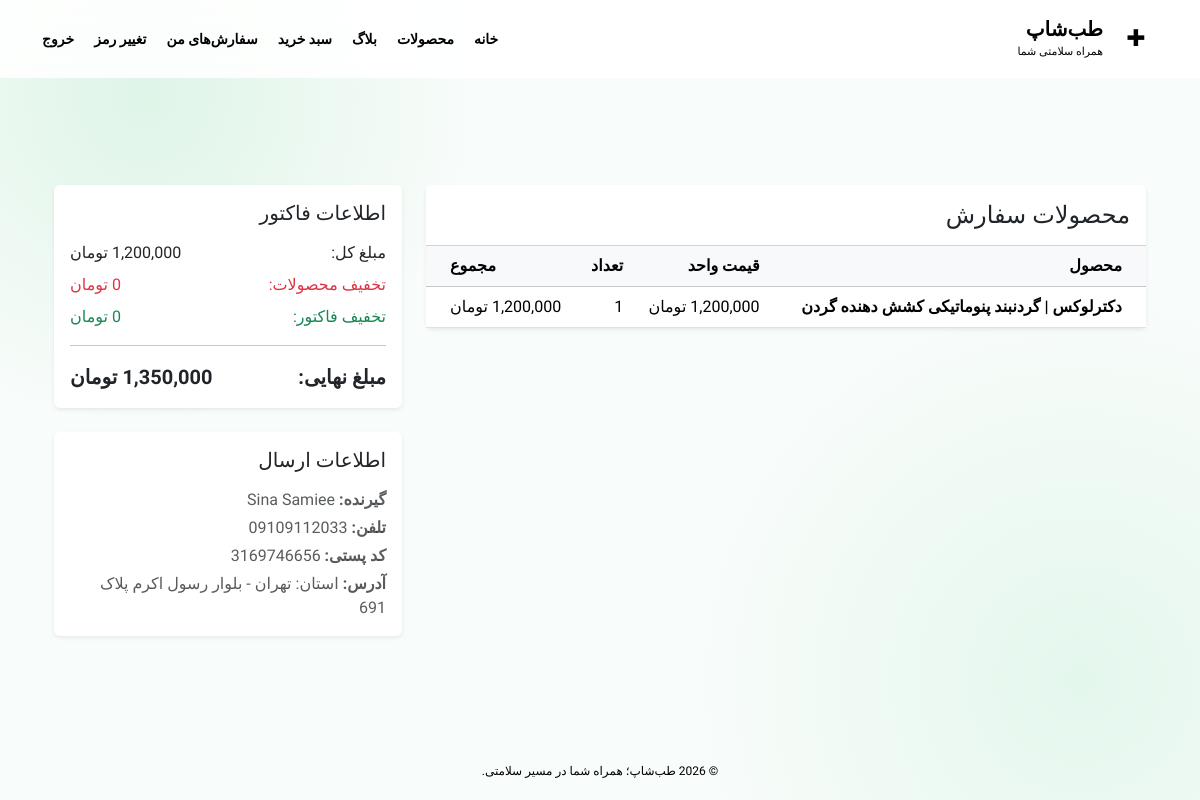
The page /cart/my-orders/25/ (signed in) on the database its author committed.
### apps/cart/models.py (models this page shows, shortened)
class OrderItem(models.Model):
    order = models.ForeignKey(
        Order,
        on_delete=models.CASCADE,
        related_name="items",
        verbose_name="سفارش",
    )
    variant = models.ForeignKey(
        ProductVariant,
        on_delete=models.SET_NULL,
        null=True,
        blank=True,
        related_name="order_items",
        verbose_name="واریانت محصول",
    )
    product = models.ForeignKey(
        Product,
        on_delete=models.SET_NULL,
        null=True,
        blank=True,
        related_name="order_items",
        verbose_name="محصول",
    )
    product_title = models.CharField(
        max_length=255, verbose_name="عنوان محصول در زمان خرید"
    )
    variant_title = models.CharField(
        max_length=255, blank=True, null=True, verbose_name="مشخصه متغیر"
    )
    unit_price = models.DecimalField(
        max_digits=12, decimal_places=0, verbose_name="قیمت واحد"
    )
    quantity = models.PositiveIntegerField(verbose_name="تعداد")
    total_price = models.DecimalField(
        max_digits=12, decimal_places=0, verbose_name="قیمت کل"
    )
    discount_amount = models.DecimalField(
        max_digits=12,
        decimal_places=0,
        default=0,
        verbose_name="تخفیف اعمال شده روی این آیتم",
    )
    class Meta:
        verbose_name = "آیتم سفارش"
        verbose_name_plural = "آیتم‌های سفارش"

class Order(models.Model):
  class OrderStatus(models.TextChoices):
    PENDING = 'pending', 'در انتظار پرداخت'
    PAID = 'paid', 'پرداخت‌شده'
    CANCELLED = 'cancelled', 'لغوشده'
    POSTED = 'posted', 'ارسال‌شده'
  user = models.ForeignKey(
      settings.AUTH_USER_MODEL,
      on_delete=models.PROTECT,
      related_name='orders',
      verbose_name='کاربر',
  )
  status = models.CharField(
      max_length=20,
      choices=OrderStatus.choices,
      default=OrderStatus.PENDING,
      verbose_name='وضعیت سفارش',
  )
  total_price = models.DecimalField(
      max_digits=12, decimal_places=0, verbose_name='مجمع کل (بدون تخفیف)'
  )
  product_discount_amount = models.DecimalField(
      max_digits=12,
      decimal_places=0,
      default=0,
      verbose_name='مجموع تخفیف محصولات',
  )
  shipping_cost = models.DecimalField(max_digits=12, decimal_places=0, default=0, verbose_name="هزینه ارسال")
  cart_discount_amount = models.DecimalField(
      max_digits=12,
      decimal_places=0,
      default=0,
      verbose_name='تخفیف روی کل فاکتور',
  )
  final_price = models.DecimalField(
      max_digits=12, decimal_places=0, verbose_name='مبلغ قابل پرداخت نهایی'
  )
  full_name = models.CharField(max_length=255, verbose_name='نام گیرنده')
  phone = models.CharField(max_length=15, verbose_name='شماره تماس')
  address = models.TextField(verbose_name='آدرس پستی')
  postal_code = models.CharField(max_length=20, verbose_name='کد پستی')
  cart_discount = models.ForeignKey(
      Discount,
      on_delete=models.SET_NULL,
      null=True,
      blank=True,
      verbose_name="تخفیف اعمال‌شده روی سفارش",
  )
  created_at = models.DateTimeField(
      auto_now_add=True, verbose_name='تاریخ ثبت سفارش'
  )
  class Meta:
    verbose_name = 'سفارش'
    verbose_name_plural = 'سفارش‌ها'

### apps/cart/views.py (the view)
# urls.py: path("my-orders/<int:pk>/", OrderDetailView.as_view(), name="order_detail"),
class OrderDetailView(LoginRequiredMixin, DetailView):
    model = Order
    template_name = "cart/order_detail.html"
    context_object_name = "order"
    pk_url_kwarg = "pk"
    def get_queryset(self):
        return Order.objects.filter(user=self.request.user).prefetch_related("items")

### templates/cart/order_detail.html (shortened to what this page needs)
{% extends "base.html" %}
{% load humanize %}
{% block content %}
<div class="container py-5">
    <div class="row">
        <div class="col-lg-8">
            <div class="card shadow-sm mb-4 border-0">
                <div class="card-header bg-white py-3">
                    <h4 class="mb-0">محصولات سفارش </h4>
                </div>
                <div class="table-responsive">
                    <table class="table align-middle mb-0">
                        <thead class="table-light">
                            <tr>
                                <th class="ps-4">محصول</th>
                                <th>قیمت واحد</th>
                                <th>تعداد</th>
                                <th class="text-end pe-4">مجموع</th>
                            </tr>
                        </thead>
                        <tbody>
                            {% for item in order.items.all %}
                            <tr>
                                <td class="ps-4">
                                    <div class="fw-bold">{{ item.product_title }}</div>
                                </td>
                                <td>{{ item.unit_price|intcomma }} تومان</td>
                                <td>{{ item.quantity }}</td>
                                <td class="text-end pe-4">{{ item.total_price|intcomma }} تومان</td>
                            </tr>
                            {% endfor %}
                        </tbody>
                    </table>
                </div>
            </div>
        </div>
        <div class="col-lg-4">
            <div class="card shadow-sm border-0 mb-4">
                <div class="card-body">
                    <h5 class="card-title mb-3">اطلاعات فاکتور</h5>
                    <div class="d-flex justify-content-between mb-2">
                        <span>مبلغ کل:</span>
                        <span>{{ order.total_price|intcomma }} تومان</span>
                    </div>
                    <div class="d-flex justify-content-between mb-2 text-danger">
                        <span>تخفیف محصولات:</span>
                        <span>{{ order.product_discount_amount|intcomma }} تومان</span>
                    </div>
                    <div class="d-flex justify-content-between mb-2 text-success">
                        <span>تخفیف فاکتور:</span>
                        <span>{{ order.cart_discount_amount|intcomma }} تومان</span>
                    </div>
                    <hr>
                    <div class="d-flex justify-content-between fw-bold fs-5">
                        <span>مبلغ نهایی:</span>
                        <span>{{ order.final_price|intcomma }} تومان</span>
                    </div>
                </div>
            </div>
            <div class="card shadow-sm border-0">
                <div class="card-body">
                    <h5 class="card-title mb-3">اطلاعات ارسال</h5>
                    <p class="mb-1 text-muted"><strong>گیرنده:</strong> {{ order.full_name }}</p>
                    <p class="mb-1 text-muted"><strong>تلفن:</strong> {{ order.phone }}</p>
                    <p class="mb-1 text-muted"><strong>کد پستی:</strong> {{ order.postal_code }}</p>
                    <p class="mb-0 text-muted"><strong>آدرس:</strong> {{ order.address }}</p>
                </div>
            </div>
        </div>
    </div>
</div>
{% endblock %}

### static/css/site.css (style rules this page uses)
* { box-sizing: border-box; }
body { min-height: 100vh; margin: 0; display: flex; flex-direction: column; color: var(--text); background: radial-gradient(circle at 12% 12%, #dff5e8 0, transparent 26%), radial-gradient(circle at 90% 85%, #e4f7ed 0, transparent 30%), #f8fcfa; font-family: "Vazirmatn", Tahoma, sans-serif; }

### rows shown on the page
OrderItem: product_title "دکترلوکس | گردنبند پنوماتیکی کشش دهنده گردن", quantity "1", total_price "1,200,000"
Order: total_price "1,200,000", product_discount_amount "0", cart_discount_amount "0", final_price "1,350,000", full_name "Sina Samiee", phone "09109112033", postal_code "3169746656", address "استان: تهران - بلوار رسول اکرم پلاک 691"
